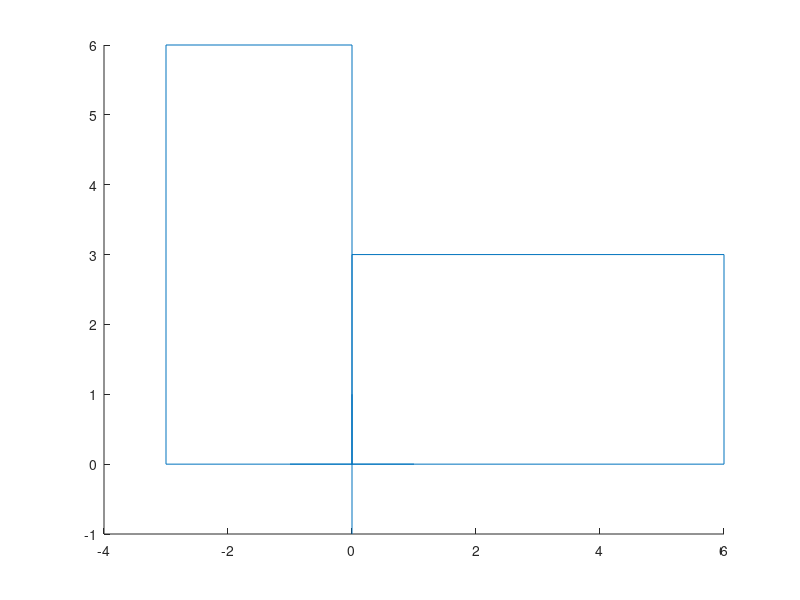

Write MATLAB code to recreate this figure.

close all


line([-1 1],[0 0],[0 0]);
line([0 0],[-1 1],[0 0]);

p1 = [0 0];
p2 = [6 0];
p3 = [6 3];
p4 = [0 3];

line([p1(1) p2(1)],[p1(2) p2(2)],[0 0]);
line([p2(1) p3(1)],[p2(2) p3(2)],[0 0]);
line([p3(1) p4(1)],[p3(2) p4(2)],[0 0]); 
line([p4(1) p1(1)],[p4(2) p1(2)],[0 0]); 

angle_rad=deg2rad(90);

Rz= [cos(angle_rad) -sin(angle_rad); sin(angle_rad) cos(angle_rad)];

p1r=Rz*p1';
p2r=Rz*p2';
p3r=Rz*p3';
p4r=Rz*p4';

line([p1r(1) p2r(1)],[p1r(2) p2r(2)],[0 0]); 
line([p2r(1) p3r(1)],[p2r(2) p3r(2)],[0 0]); 
line([p3r(1) p4r(1)],[p3r(2) p4r(2)],[0 0]); 
line([p4r(1) p1r(1)],[p4r(2) p1r(2)],[0 0]);

pause (0.01);
